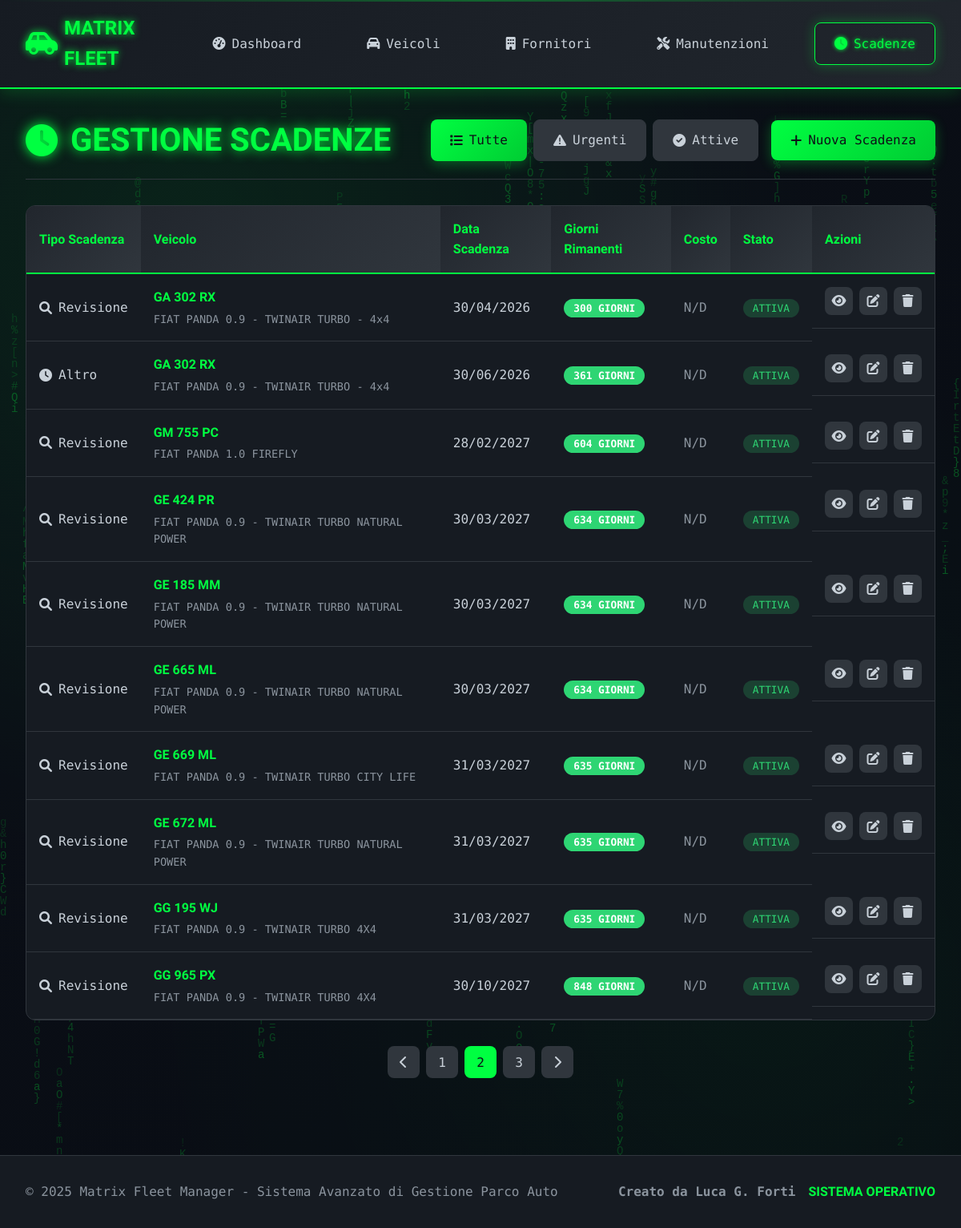
/scadenze/?page=2&filtro=tutte, run on an earlier commit of the app's database.
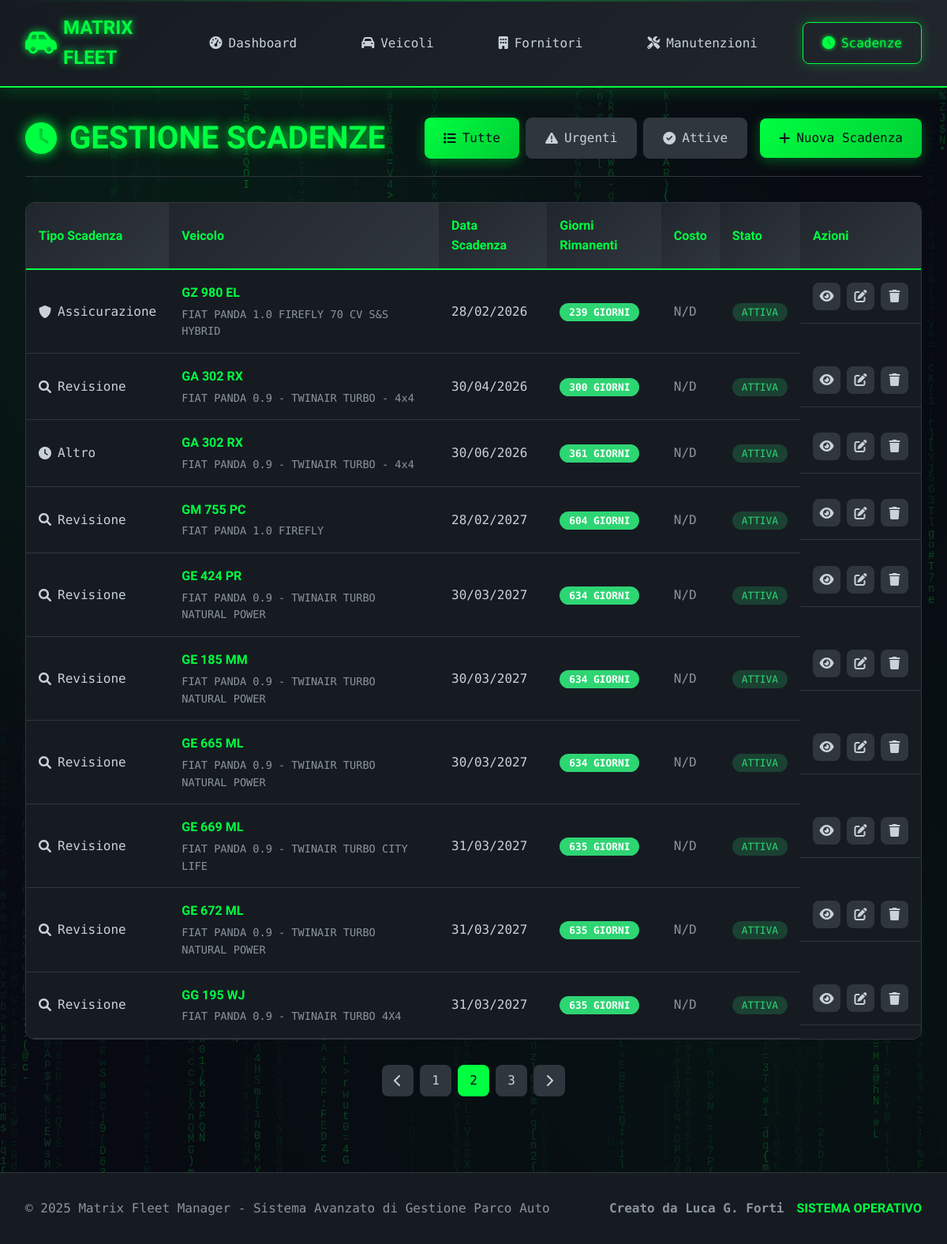
And on a later commit of the database.
### app/models.py (models this page shows, shortened)
class Scadenza(db.Model):
    __tablename__ = 'scadenze'
    id = db.Column(db.Integer, primary_key=True)
    veicolo_id = db.Column(db.Integer, db.ForeignKey('veicoli.id'), nullable=False)
    tipo_scadenza = db.Column(db.String(50), nullable=False)
    data_scadenza = db.Column(db.Date, nullable=False)
    costo = db.Column(db.Numeric(10, 2))
    stato = db.Column(db.String(20), default='Attiva')
    note = db.Column(db.Text)
    notifica_giorni = db.Column(db.Integer, default=30)
    nucleo = db.Column(db.String(50), default='Via Capitel')
    data_creazione = db.Column(db.DateTime, default=datetime.utcnow)
    @property
    def giorni_alla_scadenza(self):
        if self.data_scadenza:
            delta = self.data_scadenza - date.today()
            return delta.days
        return None

class Veicolo(db.Model):
    __tablename__ = 'veicoli'
    id = db.Column(db.Integer, primary_key=True)
    targa = db.Column(db.String(10), nullable=False, unique=True)
    marca = db.Column(db.String(50), nullable=False)
    modello = db.Column(db.String(50), nullable=False)
    anno_immatricolazione = db.Column(db.Integer, nullable=False)
    data_immatricolazione = db.Column(db.Date, nullable=False)
    km_attuali = db.Column(db.Integer, default=0)
    carburante = db.Column(db.String(20), nullable=False)
    carburante_personalizzato = db.Column(db.String(50))  # NUOVO CAMPO
    cilindrata = db.Column(db.Integer)
    colore = db.Column(db.String(30))
    stato = db.Column(db.String(20), default='Attivo')
    note = db.Column(db.Text)
    carta_carburante = db.Column(db.String(100))
    pin_carburante = db.Column(db.String(20))
    societa_noleggio_id = db.Column(db.Integer, db.ForeignKey('fornitori.id'))
    nucleo = db.Column(db.String(50), default='Via Capitel')
    data_creazione = db.Column(db.DateTime, default=datetime.utcnow)
    manutenzioni = db.relationship('Manutenzione', backref='veicolo', lazy=True,
                                 order_by='desc(Manutenzione.data_intervento)')
    scadenze = db.relationship('Scadenza', backref='veicolo', lazy=True,
                              order_by='desc(Scadenza.data_scadenza)')
    societa_noleggio = db.relationship('Fornitore', foreign_keys=[societa_noleggio_id])

### app/routes/scadenze.py (the view)
@scadenze_bp.route('/')
def index_scadenze():
    page = request.args.get('page', 1, type=int)
    filtro = request.args.get('filtro', 'tutte')
    query = Scadenza.query
    if filtro == 'urgenti':
        query = query.filter(Scadenza.data_scadenza <= date.today())
    elif filtro == 'attive':
        query = query.filter_by(stato='Attiva')
    scadenze = query.order_by(Scadenza.data_scadenza).paginate(
        page=page, per_page=10, error_out=False
    )
    return render_template('scadenze/index.html', scadenze=scadenze, filtro=filtro)

### app/templates/scadenze/index.html (shortened to what this page needs)
{% extends "base.html" %}
{% block content %}
<div class="page-container">
    <div class="page-header">
        <h1 class="page-title">
            <i class="fas fa-clock"></i>
        </h1>
        <div class="page-actions">
            <div class="filter-buttons">
                <a href="{{ url_for('scadenze.index_scadenze', filtro='tutte') }}"
                   class="btn {% if filtro == 'tutte' %}btn-primary{% else %}btn-secondary{% endif %}">
                    <i class="fas fa-list"></i> Tutte
                </a>
                <a href="{{ url_for('scadenze.index_scadenze', filtro='urgenti') }}"
                   class="btn {% if filtro == 'urgenti' %}btn-primary{% else %}btn-secondary{% endif %}">
                    <i class="fas fa-exclamation-triangle"></i> Urgenti
                </a>
                <a href="{{ url_for('scadenze.index_scadenze', filtro='attive') }}"
                   class="btn {% if filtro == 'attive' %}btn-primary{% else %}btn-secondary{% endif %}">
                    <i class="fas fa-check-circle"></i> Attive
                </a>
            </div>
            <a href="{{ url_for('scadenze.aggiungi_scadenza') }}" class="btn btn-primary">
                <i class="fas fa-plus"></i> Nuova Scadenza
            </a>
        </div>
    </div>
    <div class="data-table-container">
        <table class="data-table">
            <thead>
                <tr>
                    <th>Tipo Scadenza</th>
                    <th>Veicolo</th>
                    <th>Data Scadenza</th>
                    <th>Giorni Rimanenti</th>
                    <th>Costo</th>
                    <th>Stato</th>
                    <th>Azioni</th>
                </tr>
            </thead>
            <tbody>
                {% for scadenza in scadenze.items %}
                <tr class="{% if scadenza.giorni_alla_scadenza <= 0 %}row-expired{% elif scadenza.giorni_alla_scadenza <= 7 %}row-critical{% elif scadenza.giorni_alla_scadenza <= 30 %}row-warning{% endif %}">
                    <td>
                        <div class="scadenza-type">
                            <i class="fas fa-{% if scadenza.tipo_scadenza == 'Revisione' %}search{% elif scadenza.tipo_scadenza == 'Assicurazione' %}shield-alt{% elif scadenza.tipo_scadenza == 'Bollo' %}receipt{% else %}clock{% endif %}"></i>
                            {{ scadenza.tipo_scadenza }}
                        </div>
                    </td>
                    <td>
                        <div class="vehicle-info">
                            <div class="vehicle-plate">{{ scadenza.veicolo.targa }}</div>
                            <div class="vehicle-model">{{ scadenza.veicolo.marca }} {{ scadenza.veicolo.modello }}</div>
                        </div>
                    </td>
                    <td class="highlight">{{ scadenza.data_scadenza.strftime('%d/%m/%Y') }}</td>
                    <td>
                        {% if scadenza.giorni_alla_scadenza <= 0 %}
                            <span class="days-badge expired">SCADUTA</span>
                        {% elif scadenza.giorni_alla_scadenza <= 7 %}
                            <span class="days-badge critical">{{ scadenza.giorni_alla_scadenza }} giorni</span>
                        {% elif scadenza.giorni_alla_scadenza <= 30 %}
                            <span class="days-badge warning">{{ scadenza.giorni_alla_scadenza }} giorni</span>
                        {% else %}
                            <span class="days-badge ok">{{ scadenza.giorni_alla_scadenza }} giorni</span>
                        {% endif %}
                    </td>
                    <td>
                        {% if scadenza.costo %}
                            <span class="cost-value">€{{ "%.2f"|format(scadenza.costo) }}</span>
                        {% else %}
                            <span class="text-muted">N/D</span>
                        {% endif %}
                    </td>
                    <td>
                        <span class="status-badge status-{{ scadenza.stato.lower() }}">
                            {{ scadenza.stato }}
                        </span>
                    </td>
                    <td class="actions">
                        <a href="{{ url_for('scadenze.dettaglio_scadenza', id=scadenza.id) }}" class="btn-action" title="Visualizza">
                            <i class="fas fa-eye"></i>
                        </a>
                        <a href="{{ url_for('scadenze.modifica_scadenza', id=scadenza.id) }}" class="btn-action" title="Modifica">
                            <i class="fas fa-edit"></i>
                        </a>
                        <a href="{{ url_for('scadenze.elimina_scadenza', id=scadenza.id) }}" class="btn-action delete" title="Elimina" onclick="return confirm('Sei sicuro di voler eliminare questa scadenza?')">
                            <i class="fas fa-trash"></i>
                        </a>
                    </td>
                </tr>
                {% endfor %}
            </tbody>
        </table>
    </div>
    {% set scadenze_critiche = scadenze.items|selectattr('giorni_alla_scadenza', '<=', 7)|list %}
    {% if scadenze.pages > 1 %}
    <div class="pagination">
        {% if scadenze.has_prev %}
            <a href="{{ url_for('scadenze.index_scadenze', page=scadenze.prev_num, filtro=filtro) }}" class="page-btn">
                <i class="fas fa-chevron-left"></i>
            </a>
        {% endif %}
        {% for page_num in scadenze.iter_pages() %}
            {% if page_num %}
                {% if page_num != scadenze.page %}
                    <a href="{{ url_for('scadenze.index_scadenze', page=page_num, filtro=filtro) }}" class="page-btn">{{ page_num }}</a>
                {% else %}
                    <span class="page-btn active">{{ page_num }}</span>
                {% endif %}
            {% endif %}
        {% endfor %}
        {% if scadenze.has_next %}
            <a href="{{ url_for('scadenze.index_scadenze', page=scadenze.next_num, filtro=filtro) }}" class="page-btn">
                <i class="fas fa-chevron-right"></i>
            </a>
        {% endif %}
    </div>
    {% endif %}
</div>
{% endblock %}

### app/templates/base.html (shortened to what this page needs)
<!DOCTYPE html>
<html lang="it">
<head>
    <link rel="stylesheet" href="{{ url_for('static', filename='css/matrix_style.css') }}">
    <link href="https://cdnjs.cloudflare.com/ajax/libs/font-awesome/6.0.0/css/all.min.css" rel="stylesheet">
</head>
<body>
    <header class="matrix-header">
        <div class="header-content">
            <div class="logo">
                <i class="fas fa-car-side"></i>
                <span>MATRIX FLEET</span>
            </div>
            <nav class="main-nav">
                <a href="{{ url_for('dashboard.index') }}" class="nav-link {% if request.endpoint == 'dashboard.index' %}active{% endif %}">
                    <i class="fas fa-tachometer-alt"></i>Dashboard
                </a>
                <a href="{{ url_for('veicoli.index_veicoli') }}" class="nav-link {% if 'veicoli' in request.endpoint %}active{% endif %}">
                    <i class="fas fa-car"></i>Veicoli
                </a>
                <a href="{{ url_for('fornitori.index_fornitori') }}" class="nav-link {% if 'fornitori' in request.endpoint %}active{% endif %}">
                    <i class="fas fa-building"></i>Fornitori
                </a>
                <a href="{{ url_for('manutenzioni.index_manutenzioni') }}" class="nav-link {% if 'manutenzioni' in request.endpoint %}active{% endif %}">
                    <i class="fas fa-tools"></i>Manutenzioni
                </a>
                <a href="{{ url_for('scadenze.index_scadenze') }}" class="nav-link {% if 'scadenze' in request.endpoint %}active{% endif %}">
                    <i class="fas fa-clock"></i>Scadenze
                </a>
            </nav>
        </div>
    </header>
    <main class="main-content">
        {% block content %}{% endblock %}
    </main>
    <footer class="matrix-footer">
        <div class="footer-content">
            <p>&copy; 2025 Matrix Fleet Manager - Sistema Avanzato di Gestione Parco Auto</p>
            <div class="footer-stats">
                <span class="stat"><strong>Creato da Luca G. Forti</strong></span>
                <span class="stat-value">SISTEMA OPERATIVO</span>
            </div>
        </div>
    </footer>
</body>
</html>

What changed in the data, as far as the page shows it:
no longer on this page (row unchanged): Scadenza: tipo_scadenza "Revisione", veicolo.targa "GG 965 PX", veicolo.marca "FIAT", veicolo.modello "PANDA 0.9 - TWINAIR TURBO 4X4", data_scadenza "30/10/2027", giorni_alla_scadenza "848", shows "N/D", stato "ATTIVA"
added Scadenza: tipo_scadenza "Assicurazione", veicolo.targa "GZ 980 EL", veicolo.marca "FIAT", veicolo.modello "PANDA 1.0 FIREFLY 70 CV S&S HYBRID", data_scadenza "28/02/2026", giorni_alla_scadenza "239", shows "N/D", stato "ATTIVA"
